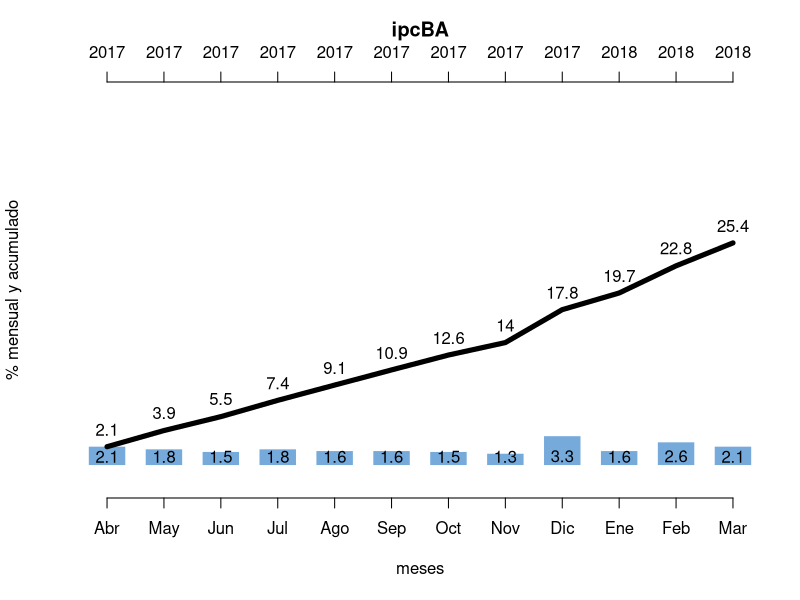

R code for this plot:
ipcba <- read.csv("../datasets/IPCBA_.csv", stringsAsFactors=FALSE)
# ipcba <- edit(ipcba)
    gipcba <- ipcba[which(ipcba$anno==2018),]
    gipcba <- ipcba[3:16,]
    gipcba <- tail(ipcba[ !is.na(ipcba[["ipcba"]]), ], n=12L)
    tt <- nrow(gipcba)
    gipcba["ipcba_ant"] <- gipcba[["ipcba"]]/(1 + gipcba[["mensual"]] / 100)
    gipcba["ipcba_ini"] <- rep(gipcba[1,"ipcba_ant"],tt)
    gipcba["ipcba_acu"] <- (gipcba[["ipcba"]] - gipcba[["ipcba_ini"]]) / gipcba[["ipcba_ini"]] * 100

   plot(gipcba$mensual, col = "#75AADB",
         xlab = "meses",
         ylab = "% mensual y acumulado",
         main = "ipcBA\n",
         ylim = c(-2,42),type="h", lwd=35, lend=1, axes=FALSE)
    par(new=TRUE)
    plot(gipcba[["ipcba_acu"]] , ylim = c(-2,42), ylab="", xlab="", axes=FALSE, type="l", lwd=5)
    text(c(1:length(gipcba$mensual)),1,gipcba$mensual)
    text(c(1:length(gipcba[["ipcba_acu"]])),gipcba$ipcba_acu+2,round(gipcba$ipcba_acu, digits=1))
    axis(1, at=1:length(gipcba[["mes"]]) , labels=substr(gipcba[["mes"]],1,3)) 
    axis(3, at=1:length(gipcba[["anno"]]) , labels=substr(gipcba[["anno"]],1,4), outer=FALSE) 
